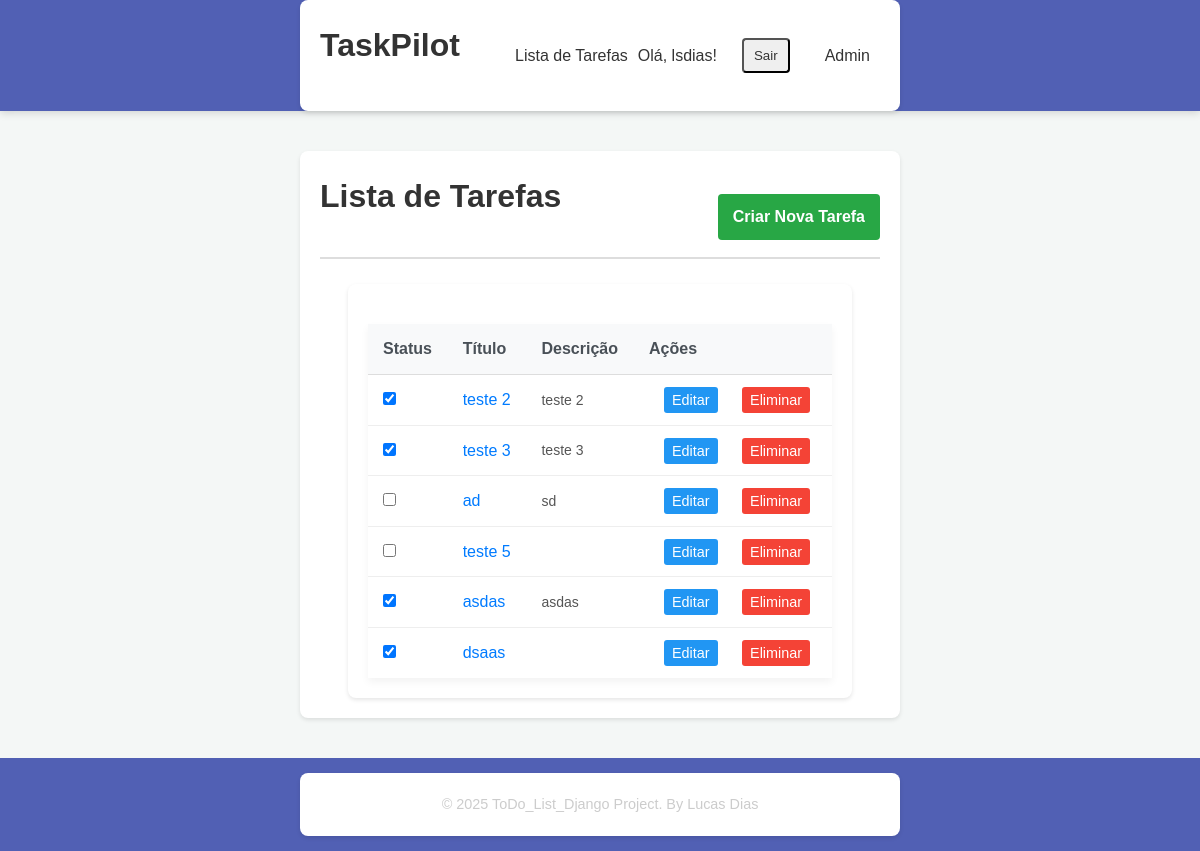
The app's page / (signed in), older data.
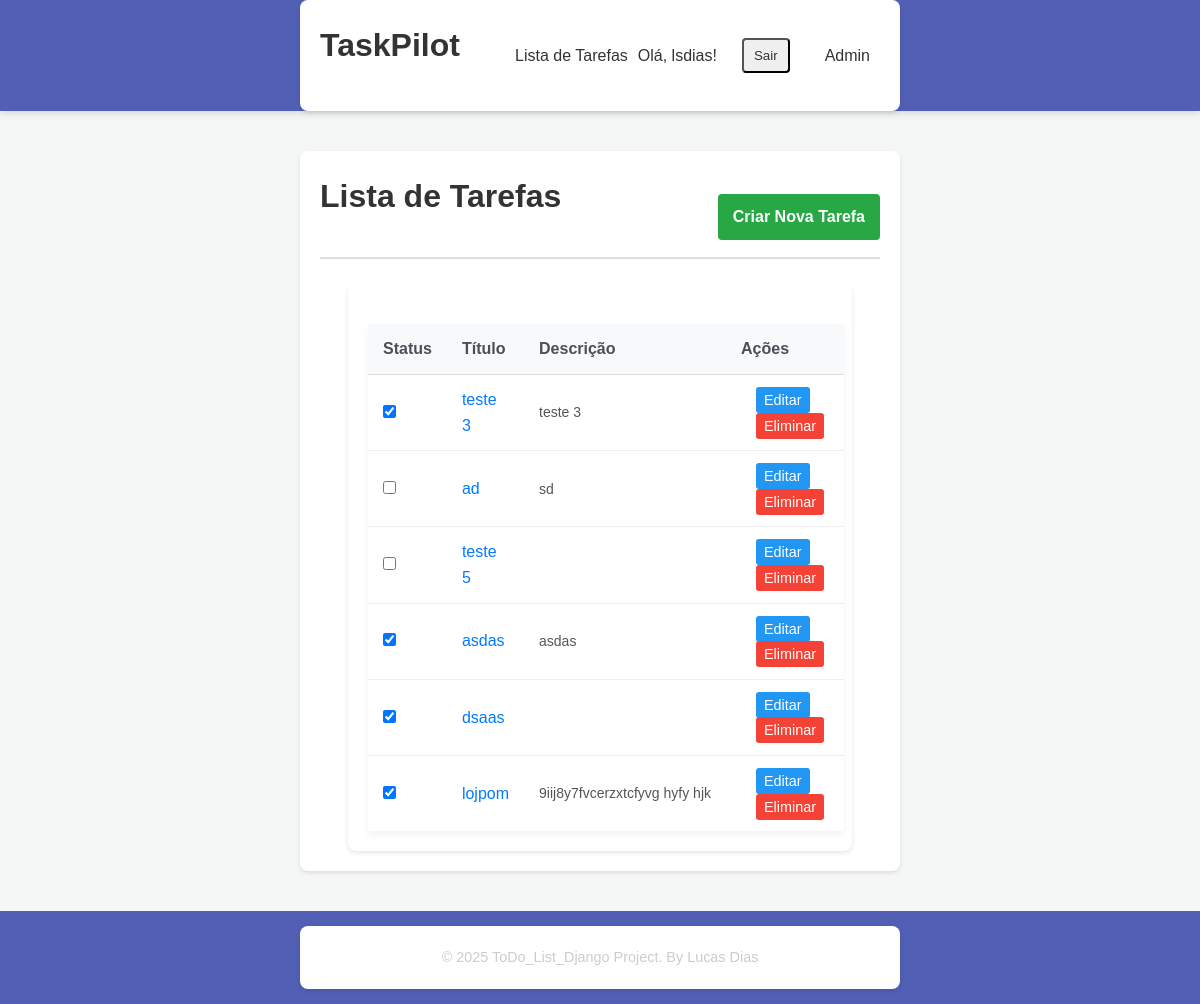
The same page, newer data.
### tasks/models.py (models this page shows, shortened)
class Tarefa(models.Model):
    titulo = models.CharField(max_length=200)
    descricao = models.TextField(blank=True, null=True)
    data_criacao = models.DateTimeField(auto_now_add=True)
    completa = models.BooleanField(default=False)
    data_vencimento = models.DateTimeField(blank=True, null=True)
    ordem = models.PositiveIntegerField(default=0, blank=False, null=False)
    user = models.ForeignKey(User, on_delete=models.CASCADE)
    class Meta:
        ordering = ['ordem', 'data_vencimento']

### tasks/views.py (the view)
# urls.py: path('', views.TaskListView.as_view(), name='task_list'),
class TaskListView(LoginRequiredMixin,ListView):
    model = Tarefa
    template_name = 'tasks/task_list.html'
    context_object_name = 'tarefas'
    def get_queryset(self):
        return Tarefa.objects.filter(user=self.request.user).order_by('ordem')

### tasks/templates/tasks/task_list.html (shortened to what this page needs)
{% extends "base.html" %}{% load static %} {% load i18n %}  {% block content %}
{% if user.is_authenticated %}
<div class="header-actions">
  <h1>Lista de Tarefas</h1>
  <a href="{% url 'task_create' %}" class="create-task-btn">
    Criar Nova Tarefa
  </a>
</div>
 {% if tarefas %}
<div class="container">
  <table>
    <thead>
      <tr>
        <th>Status</th>
        <th>Título</th>
        <th>Descrição</th>
        <th>Ações</th>
      </tr>
    </thead>
    <tbody>
      {% for tarefa in tarefas %}
      <tr
        class="draggable"
        draggable="true"
        data-id="{{ tarefa.pk }}"
        data-ordem="{{ forloop.counter0 }}"
      >
        <td data-label="Status">
          <input type="checkbox" {% if tarefa.completa %}checked{% endif %} />
        </td>
        <td data-label="Título">
          <a href="{% url 'task_detail' tarefa.pk %}">{{ tarefa.titulo }}</a>
        </td>
        <td class="description" data-label="Descrição">
          {{ tarefa.descricao }}
        </td>
        <td data-label="Ações">
          <a
            href="{% url 'task_update' tarefa.pk %}"
            class="action-btn edit-btn"
            >Editar</a
          >
          <a
            href="{% url 'task_delete' tarefa.pk %}"
            class="action-btn delete-btn"
            >Eliminar</a
          >
        </td>
      </tr>
      {% endfor %}
    </tbody>
  </table>
</div>
{% else %}
<p class="no-tasks">
  Ainda não há tarefas.
  <a href="{% url 'task_create' %}">Comece por criar uma!</a>
</p>
{% endif %} {% else %}
<p class="no-tasks">
  Por favor, <a href="{% url 'login' %}">inicie sessão</a> para ver suas
  tarefas.
</p>
{% endif %} {% endblock content %}

### tasks/templates/base.html (shortened to what this page needs)
{% load static %}
<!DOCTYPE html>
<html lang="pt">
  <head>
    <link rel="stylesheet" href="{% static 'css/styles.css' %}" />
  </head>
  <body>
    <body>
      <header class="main-header">
        <div class="container header-content">
          <h1>TaskPilot</h1>
          <nav class="main-nav">
            {% block nav %}
            <a href="{% url 'task_list' %}" class="nav-link"
              >Lista de Tarefas</a
            >
            {% if user.is_authenticated %}
            <span class="welcome-text">Olá, {{ user.username }}!</span>
            <form
              method="post"
              action="{% url 'logout' %}"
              style="display: inline"
            >
              <button type="submit" class="nav-link logout-btn">Sair</button>
            </form>
            {% else %}
            <a href="{% url 'login' %}" class="nav-link">Iniciar Sessão</a>
            <a href="{% url 'signup' %}" class="nav-link cta-button">
              Registar
            </a>
            {% endif %}
            <a href="/admin/" class="nav-link">Admin</a>
            {% endblock nav %}
          </nav>
        </div>
      </header>
      <main class="main-content">
        <div class="container">{% block content %} {% endblock content %}</div>
      </main>
      <footer class="main-footer">
        <div class="container">
          {% block footer %}
          <p>&copy; 2025 ToDo_List_Django Project. By Lucas Dias</p>
          {% endblock footer %}
        </div>
      </footer>
    </body>
  </body>
</html>

### static/css/styles.css (style rules this page uses)
* { box-sizing: border-box; margin: 0; padding: 0; font-family: Arial, sans-serif; }
* { margin: 0; padding: 0; box-sizing: border-box; }
body { font-family: Arial, sans-serif; line-height: 1.6; background-color: #f4f7f6; color: #333; }
.container { width: 90%; max-width: 1200px; margin: 0 auto; }
.main-header { background-color: #5160b4; color: #333; box-shadow: 0 2px 8px rgba(0, 0, 0, 0.15); }
.header-content { display: flex; justify-content: space-between; align-items: center; padding: 15px 0; }
.main-nav { display: flex; align-items: center; }
.main-nav .nav-link { color: #333; text-decoration: none; font-weight: 500; margin-left: 25px; padding: 8px 10px; border-radius: 4px; transition: background-color 0.3s, color 0.3s; }
.main-content { padding: 40px 0; min-height: 70vh; }
.header-actions { display: flex; justify-content: space-between; align-items: center; margin-bottom: 25px; border-bottom: 2px solid #ddd; padding-bottom: 15px; }
.create-task-btn { display: inline-block; padding: 10px 15px; background-color: #4caf50; color: white; text-decoration: none; border-radius: 5px; font-weight: bold; transition: background-color 0.3s; }
table { width: 100%; border-collapse: collapse; background-color: white; box-shadow: 0 4px 8px rgba(0, 0, 0, 0.05); margin-top: 20px; }
thead th { background-color: #e0e0e0; padding: 12px; text-align: left; font-weight: bold; color: #555; }
tbody td { padding: 12px; border-bottom: 1px solid #eee; }
.description { max-width: 300px; overflow: hidden; text-overflow: ellipsis; white-space: nowrap; }
.action-btn { text-decoration: none; padding: 5px 8px; border-radius: 3px; margin-right: 5px; font-size: 0.9em; }
.edit-btn { background-color: #2196f3; color: white; }
.delete-btn { background-color: #f44336; color: white; }
.main-footer { background-color: #5160b4; color: #ccc; text-align: center; padding: 15px 0; font-size: 0.9em; }
h1 { margin-bottom: 20px; color: #333; text-align: center; }
.container { max-width: 600px; margin: 0 auto; background: #fff; padding: 20px; background-origin: padding-box; background-clip: padding-box; border-radius: 8px; box-shadow: 0 2px 4px rgba(0, 0, 0, 0.1); overflow: hidden; }
.create-task-btn { display: inline-block; margin-top: 20px; padding: 10px 15px; background-color: #28a745; color: #fff; text-decoration: none; border-radius: 4px; }
table { width: 100%; border-collapse: collapse; margin-top: 20px; }
thead th { background-color: #f8f9fa; color: #495057; font-weight: bold; text-align: left; padding: 12px 15px; border-bottom: 1px solid #ddd; }
tbody td { padding: 12px 15px; border-bottom: 1px solid #eee; color: #333; }
tbody tr:last-child td { border-bottom: none; }
td a { text-decoration: none; color: #007bff; }
td:last-child a { margin-left: 15px; }
.description { margin-left: 25px; color: #555; font-size: 14px; }

Row changes from the older to the newer data that the page shows:
removed Tarefa: completa "☑", titulo "teste 2", descricao "teste 2"
added Tarefa: completa "☑", titulo "lojpom", descricao "9iij8y7fvcerzxtcfyvg hyfy hjk"
